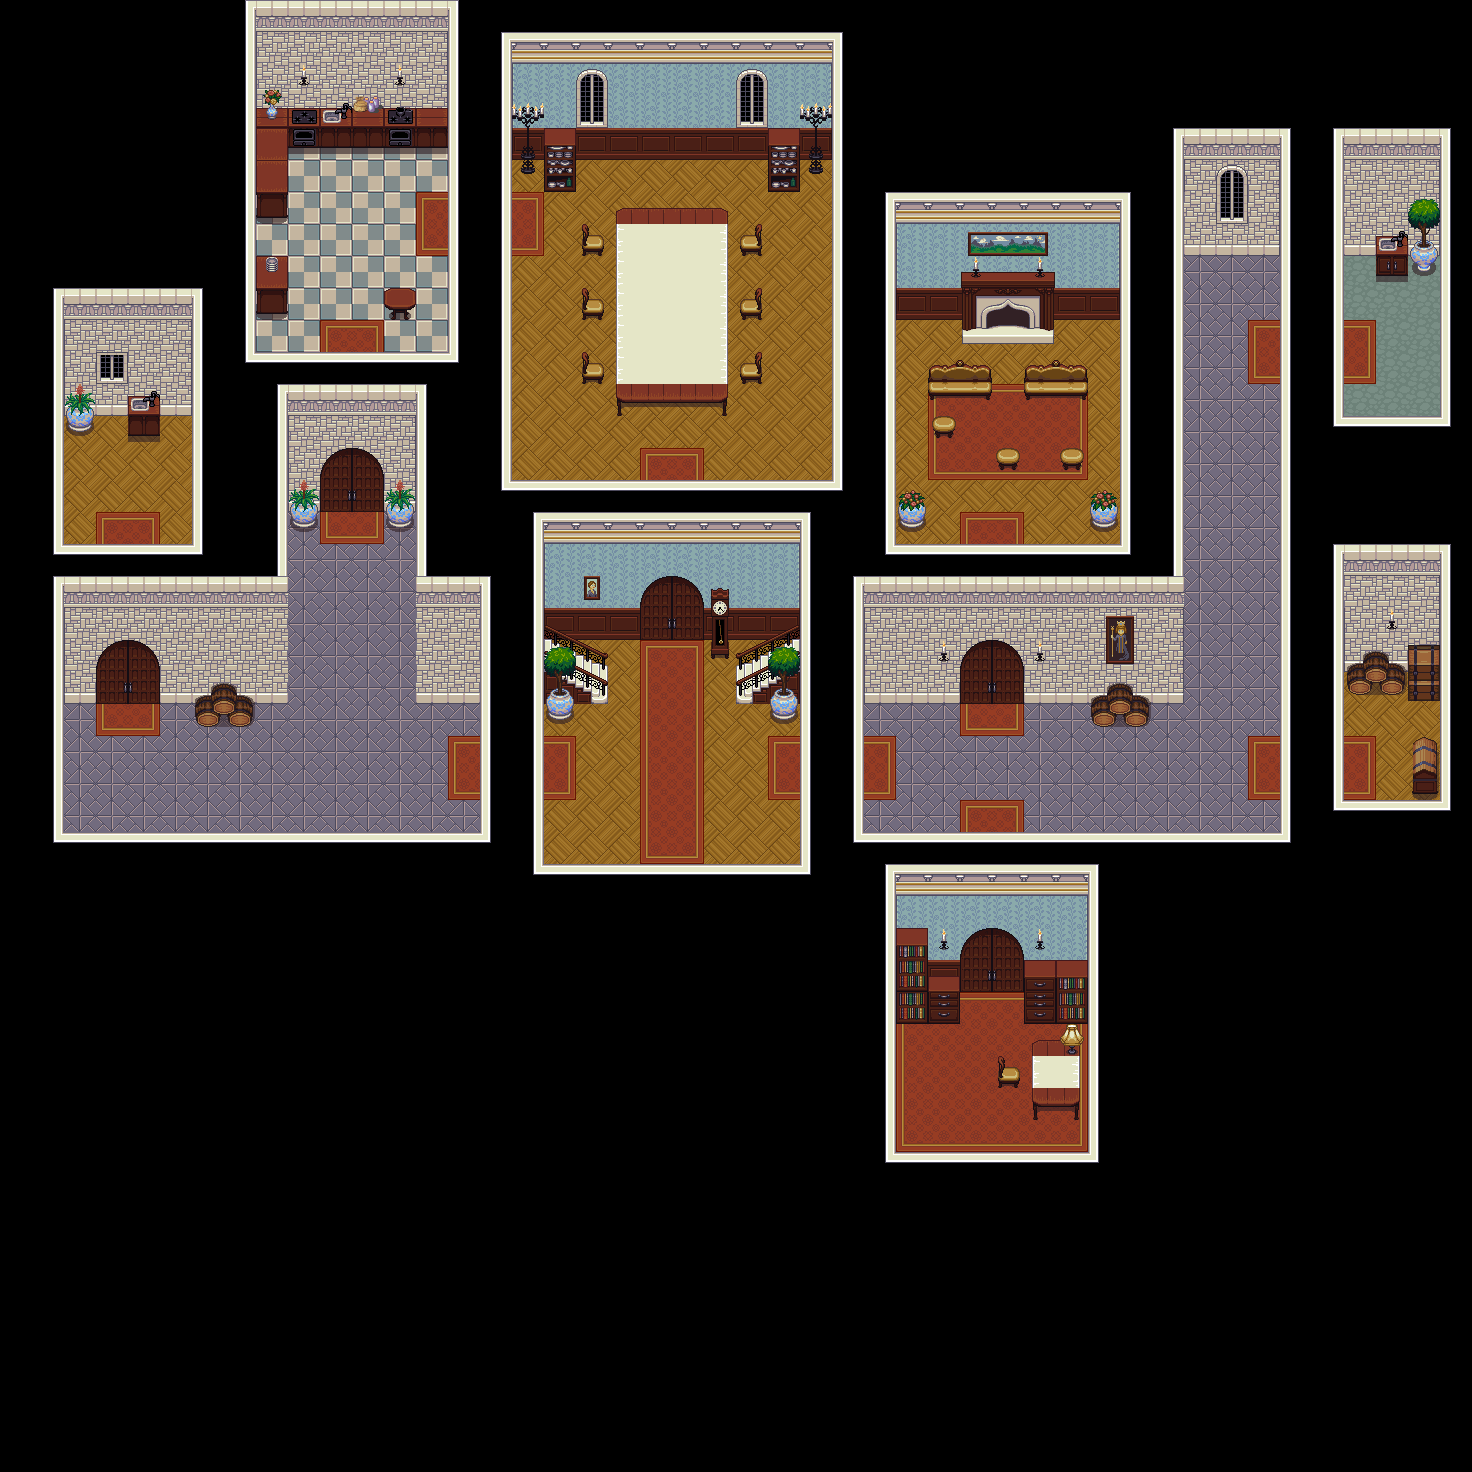

Tiled map render using the project's own tile images. Description and the map definition, with tile-layer contents summarised, below:
An orthogonal 46x46 tile map with 32x32 px tiles, 5 tile layers (Floors, Walls, Door Tiles, Deco 1, ...), 10 hidden layers not drawn, 4 tilesets and 128 objects (2x Living Room - Vase 1, 2x EntranceHall-Vase1, 2x West Hall - Vase 2, EntranceHall - DiningRoom, EastHall - LivingRoom, ...).

<map version="1.0" orientation="orthogonal" renderorder="right-down" width="46" height="46" tilewidth="32" tileheight="32" nextobjectid="136">
 <tileset firstgid="1" name="castle" tilewidth="32" tileheight="32">
  <image source="../Resources/Sprites/castle.png" trans="a4bbcc" width="256" height="608" />
  <tile id="1">
   <objectgroup draworder="index">
    <object id="0" x="0" y="0" width="32" height="32" />
   </objectgroup>
  </tile>
  <tile id="6">
   <objectgroup draworder="index">
    <object id="0" x="0" y="0" width="32" height="32" />
   </objectgroup>
  </tile>
  <tile id="7">
   <objectgroup draworder="index">
    <object id="0" x="0" y="0" width="32" height="32" />
   </objectgroup>
  </tile>
  <tile id="12">
   <objectgroup draworder="index">
    <object id="0" x="0" y="0" width="32" height="32" />
   </objectgroup>
  </tile>
  <tile id="14">
   <objectgroup draworder="index">
    <object id="0" x="0" y="0" width="32" height="32" />
   </objectgroup>
  </tile>
  <tile id="15">
   <objectgroup draworder="index">
    <object id="0" x="0" y="0" width="32" height="32" />
   </objectgroup>
  </tile>
  <tile id="16">
   <objectgroup draworder="index">
    <object id="0" x="0" y="0" width="32" height="32" />
   </objectgroup>
  </tile>
  <tile id="17">
   <objectgroup draworder="index">
    <object id="0" x="0" y="0" width="32" height="32" />
   </objectgroup>
  </tile>
  <tile id="18">
   <objectgroup draworder="index">
    <object id="0" x="0" y="0" width="32" height="32" />
   </objectgroup>
  </tile>
  <tile id="19">
   <objectgroup draworder="index">
    <object id="0" x="0" y="0" width="32" height="32" />
   </objectgroup>
  </tile>
  <tile id="20">
   <objectgroup draworder="index">
    <object id="0" x="0" y="0" width="32" height="32" />
   </objectgroup>
  </tile>
  <tile id="21">
   <objectgroup draworder="index">
    <object id="0" x="0" y="0" width="32" height="32" />
   </objectgroup>
  </tile>
  <tile id="22">
   <objectgroup draworder="index">
    <object id="0" x="0" y="0" width="32" height="32" />
   </objectgroup>
  </tile>
  <tile id="23">
   <objectgroup draworder="index">
    <object id="0" x="0" y="0" width="32" height="32" />
   </objectgroup>
  </tile>
  <tile id="24">
   <objectgroup draworder="index">
    <object id="0" x="0" y="0" width="32" height="32" />
   </objectgroup>
  </tile>
  <tile id="25">
   <objectgroup draworder="index">
    <object id="0" x="0" y="0" width="32" height="32" />
   </objectgroup>
  </tile>
  <tile id="26">
   <objectgroup draworder="index">
    <object id="0" x="0" y="0" width="32" height="32" />
   </objectgroup>
  </tile>
  <tile id="27">
   <objectgroup draworder="index">
    <object id="0" x="0" y="0" width="32" height="32" />
   </objectgroup>
  </tile>
  <tile id="28">
   <objectgroup draworder="index">
    <object id="0" x="0" y="0" width="32" height="32" />
   </objectgroup>
  </tile>
  <tile id="29">
   <objectgroup draworder="index">
    <object id="0" x="0" y="0" width="32" height="32" />
   </objectgroup>
  </tile>
  <tile id="72">
   <objectgroup draworder="index">
    <object id="0" x="0" y="0" width="32" height="32" />
   </objectgroup>
  </tile>
  <tile id="73">
   <objectgroup draworder="index">
    <object id="0" x="0" y="0" width="32" height="32" />
   </objectgroup>
  </tile>
  <tile id="74">
   <objectgroup draworder="index">
    <object id="0" x="0" y="0" width="32" height="32" />
   </objectgroup>
  </tile>
  <tile id="77">
   <objectgroup draworder="index">
    <object id="0" x="0" y="0" width="32" height="32" />
   </objectgroup>
  </tile>
  <tile id="78">
   <objectgroup draworder="index">
    <object id="0" x="0" y="0" width="32" height="32" />
   </objectgroup>
  </tile>
  <tile id="79">
   <objectgroup draworder="index">
    <object id="0" x="0" y="0" width="32" height="32" />
   </objectgroup>
  </tile>
  <tile id="80">
   <objectgroup draworder="index">
    <object id="0" x="0" y="0" width="32" height="32" />
   </objectgroup>
  </tile>
  <tile id="81">
   <objectgroup draworder="index">
    <object id="0" x="0" y="0" width="32" height="32" />
   </objectgroup>
  </tile>
  <tile id="82">
   <objectgroup draworder="index">
    <object id="0" x="0" y="0" width="32" height="32" />
   </objectgroup>
  </tile>
  <tile id="117">
   <objectgroup draworder="index">
    <object id="0" x="-0.1875" y="-0.1875" width="32.0625" height="16.3125" />
   </objectgroup>
  </tile>
  <tile id="118">
   <objectgroup draworder="index">
    <object id="0" x="-0.0625" y="-0.0625" width="32.0625" height="15.875" />
   </objectgroup>
  </tile>
  <tile id="125">
   <objectgroup draworder="index">
    <object id="0" x="3.6875" y="-0.3125" width="24.4375" height="22.5625" />
   </objectgroup>
  </tile>
  <tile id="129">
   <objectgroup draworder="index">
    <object id="0" x="0" y="32">
     <polyline points="0,0" />
    </object>
    <object id="0" x="6.75" y="-0.125" width="18.4375" height="19" />
   </objectgroup>
  </tile>
  <tile id="130">
   <objectgroup draworder="index">
    <object id="0" x="8.5" y="-0.375" width="14.375" height="14.4375" />
   </objectgroup>
  </tile>
 </tileset>
 <tileset firstgid="153" name="stairs" tilewidth="32" tileheight="32">
  <image source="../Resources/Sprites/stairs.png" trans="a4bbcc" width="256" height="352" />
  <tile id="10">
   <objectgroup draworder="index">
    <object id="0" x="0" y="0" width="32" height="32" />
   </objectgroup>
  </tile>
  <tile id="13">
   <objectgroup draworder="index">
    <object id="0" x="0" y="0" width="32" height="32" />
   </objectgroup>
  </tile>
  <tile id="34">
   <objectgroup draworder="index">
    <object id="0" x="0.0625" y="24.8125" width="31.9375" height="7.1875" />
   </objectgroup>
  </tile>
  <tile id="37">
   <objectgroup draworder="index">
    <object id="0" x="-0.0625" y="24.5625" width="32" height="7.375" />
   </objectgroup>
  </tile>
  <tile id="42">
   <objectgroup draworder="index">
    <object id="0" x="0" y="0" width="32" height="32" />
   </objectgroup>
  </tile>
  <tile id="43">
   <objectgroup draworder="index">
    <object id="0" x="0" y="0" width="32" height="32" />
   </objectgroup>
  </tile>
  <tile id="44">
   <objectgroup draworder="index">
    <object id="0" x="0" y="0" width="32" height="32" />
   </objectgroup>
  </tile>
  <tile id="45">
   <objectgroup draworder="index">
    <object id="0" x="0" y="0" width="32" height="32" />
   </objectgroup>
  </tile>
 </tileset>
 <tileset firstgid="241" name="victoria" tilewidth="32" tileheight="32">
  <image source="../Resources/Sprites/victoria.png" trans="a4bbcc" width="352" height="160" />
  <tile id="6">
   <objectgroup draworder="index">
    <object id="0" x="5.375" y="11" width="22.625" height="21.25" />
   </objectgroup>
  </tile>
  <tile id="7">
   <objectgroup draworder="index">
    <object id="0" x="3.625" y="10.8125" width="22.375" height="21.125" />
   </objectgroup>
  </tile>
  <tile id="46">
   <objectgroup draworder="index">
    <object id="0" x="1.5" y="-0.1875" width="28.625" height="20.25" />
   </objectgroup>
  </tile>
  <tile id="47">
   <objectgroup draworder="index">
    <object id="0" x="2.66667" y="0" width="26.6667" height="19.3333" />
   </objectgroup>
  </tile>
 </tileset>
 <tileset firstgid="296" name="interior" tilewidth="32" tileheight="32">
  <image source="../Resources/Sprites/interior.png" trans="a4bbcc" width="512" height="512" />
  <tile id="13">
   <objectgroup draworder="index">
    <object id="0" x="0" y="0" width="32" height="32" />
   </objectgroup>
  </tile>
  <tile id="29">
   <objectgroup draworder="index">
    <object id="0" x="0" y="0" width="32" height="32" />
   </objectgroup>
  </tile>
  <tile id="45">
   <objectgroup draworder="index">
    <object id="0" x="0" y="0" width="32" height="32" />
   </objectgroup>
  </tile>
  <tile id="50">
   <objectgroup draworder="index">
    <object id="0" x="0" y="0" width="32" height="32" />
   </objectgroup>
  </tile>
  <tile id="53">
   <objectgroup draworder="index">
    <object id="0" x="0" y="4.66667" width="30.6667" height="27.3333" />
   </objectgroup>
  </tile>
  <tile id="54">
   <objectgroup draworder="index">
    <object id="0" x="0" y="0" width="32" height="32" />
   </objectgroup>
  </tile>
  <tile id="66">
   <objectgroup draworder="index">
    <object id="0" x="0" y="0.666667" width="31.3333" height="26" />
   </objectgroup>
  </tile>
  <tile id="67">
   <objectgroup draworder="index">
    <object id="0" x="-1.33333" y="-0.666667" width="34" height="26.6667" />
   </objectgroup>
  </tile>
  <tile id="68">
   <objectgroup draworder="index">
    <object id="0" x="-0.666667" y="0" width="32" height="24.6667" />
   </objectgroup>
  </tile>
  <tile id="69">
   <objectgroup draworder="index">
    <object id="0" x="0.666667" y="0" width="30.6667" height="32.6667" />
   </objectgroup>
  </tile>
  <tile id="70">
   <objectgroup draworder="index">
    <object id="0" x="-1.33333" y="-1.33333" width="32" height="30.6667" />
   </objectgroup>
  </tile>
  <tile id="85">
   <objectgroup draworder="index">
    <object id="0" x="0" y="-0.666667" width="30.6667" height="33.3333" />
   </objectgroup>
  </tile>
  <tile id="112">
   <objectgroup draworder="index">
    <object id="0" x="0" y="0" width="32" height="32" />
   </objectgroup>
  </tile>
  <tile id="113">
   <objectgroup draworder="index">
    <object id="0" x="0" y="0" width="32" height="32" />
   </objectgroup>
  </tile>
  <tile id="114">
   <objectgroup draworder="index">
    <object id="0" x="0" y="0" width="32" height="32" />
   </objectgroup>
  </tile>
  <tile id="115">
   <objectgroup draworder="index">
    <object id="0" x="0" y="0" width="32" height="32" />
   </objectgroup>
  </tile>
  <tile id="116">
   <objectgroup draworder="index">
    <object id="0" x="-1.33333" y="-2" width="33.3333" height="26" />
   </objectgroup>
  </tile>
  <tile id="117">
   <objectgroup draworder="index">
    <object id="0" x="0" y="-1.33333" width="32" height="26.6667" />
   </objectgroup>
  </tile>
  <tile id="118">
   <objectgroup draworder="index">
    <object id="0" x="1.33333" y="-2" width="30.6667" height="27.3333" />
   </objectgroup>
  </tile>
  <tile id="145">
   <objectgroup draworder="index">
    <object id="0" x="0" y="0" width="32" height="32" />
   </objectgroup>
  </tile>
  <tile id="146">
   <objectgroup draworder="index">
    <object id="0" x="0" y="0" width="32" height="32" />
   </objectgroup>
  </tile>
  <tile id="147">
   <objectgroup draworder="index">
    <object id="0" x="0" y="0" width="32" height="32" />
   </objectgroup>
  </tile>
 </tileset>
 <layer name="Floors" width="46" height="46">
  <properties>
   <property name="unity:sortingLayerName" value="Background" />
  </properties>
  <data>[2116 cells, 494 non-empty, 13 distinct tile ids]</data>
 </layer>
 <layer name="Walls" width="46" height="46">
  <properties>
   <property name="unity:sortingLayerName" value="Collisions" />
  </properties>
  <data>[2116 cells, 707 non-empty, 61 distinct tile ids]</data>
 </layer>
 <layer name="Door Tiles" width="46" height="46">
  <data>[2116 cells, 20 non-empty, 4 distinct tile ids]</data>
 </layer>
 <layer name="Deco 1" width="46" height="46">
  <properties>
   <property name="unity:sortingLayerName" value="Foreground 1" />
  </properties>
  <data>[2116 cells, 94 non-empty, 48 distinct tile ids]</data>
 </layer>
 <layer name="Deco 2" width="46" height="46">
  <properties>
   <property name="unity:sortingLayerName" value="Foreground 2" />
  </properties>
  <data>[2116 cells, 13 non-empty, 9 distinct tile ids]</data>
 </layer>
 <objectgroup name="Doorways" visible="0">
  <object id="3" name="EntranceHall - DiningRoom" x="640.25" y="639.75" width="63.25" height="19.25">
   <properties>
    <property name="TargetDoor" value="DiningRoom - EntranceHall" />
   </properties>
  </object>
  <object id="4" name="EastHall - LivingRoom" x="960" y="704" width="64" height="32">
   <properties>
    <property name="TargetDoor" value="LivingRoom - EastHall" />
   </properties>
  </object>
  <object id="8" name="Study - EastHall" x="960" y="992" width="63.25" height="19.25">
   <properties>
    <property name="TargetDoor" value="EastHall - Study" />
   </properties>
  </object>
  <object id="9" name="WestHall - Kitchen" x="320" y="512" width="64" height="32">
   <properties>
    <property name="TargetDoor" value="Kitchen - WestHall" />
   </properties>
  </object>
  <object id="10" name="WestHall - WestWashroom" x="96" y="704" width="64" height="32">
   <properties>
    <property name="TargetDoor" value="WestWashroom - WestHall" />
   </properties>
  </object>
  <object id="11" name="LivingRoom - EastHall" x="960" y="512" width="64" height="32">
   <properties>
    <property name="TargetDoor" value="EastHall - LivingRoom" />
   </properties>
  </object>
  <object id="12" name="DiningRoom - EntranceHall" x="640" y="448" width="64" height="32">
   <properties>
    <property name="TargetDoor" value="EntranceHall - DiningRoom" />
   </properties>
  </object>
  <object id="13" name="Kitchen - WestHall" x="320" y="320" width="64" height="32">
   <properties>
    <property name="TargetDoor" value="WestHall - Kitchen" />
   </properties>
  </object>
  <object id="14" name="WestWashroom - WestHall" x="96" y="512" width="64" height="32">
   <properties>
    <property name="TargetDoor" value="WestHall - WestWashroom" />
   </properties>
  </object>
  <object id="15" name="WestHall - EntranceHall" x="480" y="736" width="64" height="32" rotation="90">
   <properties>
    <property name="TargetDoor" value="EntranceHall - WestHall" />
   </properties>
  </object>
  <object id="16" name="EntranceHall - WestHall" x="576" y="736" width="64" height="32" rotation="90">
   <properties>
    <property name="TargetDoor" value="WestHall - EntranceHall" />
   </properties>
  </object>
  <object id="17" name="EntranceHall - EastHall" x="799.583" y="734" width="64" height="32" rotation="90">
   <properties>
    <property name="TargetDoor" value="EastHall - EntranceHall" />
   </properties>
  </object>
  <object id="18" name="EastHall - EntranceHall" x="896" y="736" width="64" height="32" rotation="90">
   <properties>
    <property name="TargetDoor" value="EntranceHall - EastHall" />
   </properties>
  </object>
  <object id="19" name="EastHall - Storage" x="1280" y="736" width="64" height="32" rotation="90">
   <properties>
    <property name="TargetDoor" value="Storage - EastHall" />
   </properties>
  </object>
  <object id="20" name="Storage - EastHall" x="1376" y="736" width="64" height="32" rotation="90">
   <properties>
    <property name="TargetDoor" value="EastHall - Storage" />
   </properties>
  </object>
  <object id="21" name="EastWashroom - EastHall" x="1376" y="320" width="64" height="32" rotation="90">
   <properties>
    <property name="TargetDoor" value="EastHall - EastWashroom" />
   </properties>
  </object>
  <object id="22" name="EastHall - EastWashroom" x="1280" y="320" width="63.25" height="19.25" rotation="90">
   <properties>
    <property name="TargetDoor" value="EastWashroom - EastHall" />
   </properties>
  </object>
  <object id="23" name="DiningRoom - Kitchen" x="544" y="192" width="64" height="32" rotation="90">
   <properties>
    <property name="TargetDoor" value="Kitchen - DiningRoom" />
   </properties>
  </object>
  <object id="24" name="Kitchen - DiningRoom" x="448" y="192" width="64" height="32" rotation="90">
   <properties>
    <property name="TargetDoor" value="DiningRoom - Kitchen" />
   </properties>
  </object>
  <object id="26" name="EastHall - Study" x="960" y="800" width="64" height="32">
   <properties>
    <property name="TargetDoor" value="Study - EastHall" />
   </properties>
  </object>
 </objectgroup>
 <objectgroup name="Containers" visible="0">
  <object id="28" name="Living Room - Fireplace" x="960" y="320" width="96" height="32">
   <properties>
    <property name="Room" value="Living Room" />
   </properties>
  </object>
  <object id="32" name="Study - Bookshelves 1" x="896" y="928" width="32" height="96">
   <properties>
    <property name="Room" value="Study" />
   </properties>
  </object>
  <object id="45" name="Study - Desk" x="1033.33" y="1056.33" width="23.3333" height="31.3333">
   <properties>
    <property name="Room" value="Study" />
   </properties>
  </object>
  <object id="47" name="Study - Cabinet 1" x="928" y="976.5" width="31.5" height="46.5">
   <properties>
    <property name="Room" value="Study" />
   </properties>
  </object>
  <object id="49" name="Living Room - Vase 1" x="898" y="491" width="27.5" height="38">
   <properties>
    <property name="Room" value="Living Room" />
   </properties>
  </object>
  <object id="50" name="Storage - Chest" x="1412" y="735.5" width="26.5" height="59">
   <properties>
    <property name="Room" value="Storage" />
   </properties>
  </object>
  <object id="55" name="Kitchen - Stove 1" x="287.5" y="107" width="31.5" height="39.5">
   <properties>
    <property name="Room" value="Kitchen" />
   </properties>
  </object>
  <object id="68" name="East Washroom - Sink" x="1377" y="239" width="32" height="35">
   <properties>
    <property name="Room" value="East Washroom" />
   </properties>
  </object>
  <object id="69" name="East Washroom - Vase" x="1409" y="243" width="30" height="30">
   <properties>
    <property name="Room" value="East Washroom" />
   </properties>
  </object>
  </objectgroup>
 <objectgroup name="Rooms" visible="0">
  <!-- 10 objects omitted --></objectgroup>
 <layer name="West Washroom Ceiling" width="46" height="46" visible="0">
  <properties>
   <property name="Ceiling" value="West Washroom" />
  </properties>
  <data>[2116 cells, 54 non-empty, 1 distinct tile ids]</data>
 </layer>
 <layer name="WestHall Ceiling" width="46" height="46" visible="0">
  <properties>
   <property name="Ceiling" value="West Hall" />
  </properties>
  <data>[2116 cells, 171 non-empty, 1 distinct tile ids]</data>
 </layer>
 <layer name="Kitchen Ceiling" width="46" height="46" visible="0">
  <properties>
   <property name="Ceiling" value="Kitchen" />
  </properties>
  <data>[2116 cells, 96 non-empty, 1 distinct tile ids]</data>
 </layer>
 <layer name="Dining Room Ceiling" width="46" height="46" visible="0">
  <properties>
   <property name="Ceiling" value="Dining Room" />
  </properties>
  <data>[2116 cells, 180 non-empty, 1 distinct tile ids]</data>
 </layer>
 <layer name="Entrance Hall Ceiling" width="46" height="46" visible="0">
  <properties>
   <property name="Ceiling" value="Entrance Hall" />
  </properties>
  <data>[2116 cells, 120 non-empty, 1 distinct tile ids]</data>
 </layer>
 <layer name="East Hall Ceiling" width="46" height="46" visible="0">
  <properties>
   <property name="Ceiling" value="East Hall" />
  </properties>
  <data>[2116 cells, 205 non-empty, 1 distinct tile ids]</data>
 </layer>
 <layer name="Living Room Ceiling" width="46" height="46" visible="0">
  <properties>
   <property name="Ceiling" value="Living Room" />
  </properties>
  <data>[2116 cells, 108 non-empty, 1 distinct tile ids]</data>
 </layer>
 <layer name="Study Ceiling" width="46" height="46" visible="0">
  <properties>
   <property name="Ceiling" value="Study" />
  </properties>
  <data>[2116 cells, 80 non-empty, 1 distinct tile ids]</data>
 </layer>
 <layer name="East Washroom Ceiling" width="46" height="46" visible="0">
  <properties>
   <property name="Ceiling" value="East Washroom" />
  </properties>
  <data>[2116 cells, 50 non-empty, 1 distinct tile ids]</data>
 </layer>
 <layer name="Storage Ceiling" width="46" height="46" visible="0">
  <properties>
   <property name="Ceiling" value="Storage" />
  </properties>
  <data>[2116 cells, 50 non-empty, 1 distinct tile ids]</data>
 </layer>
</map>
<!-- 30 of 128 objects omitted -->
